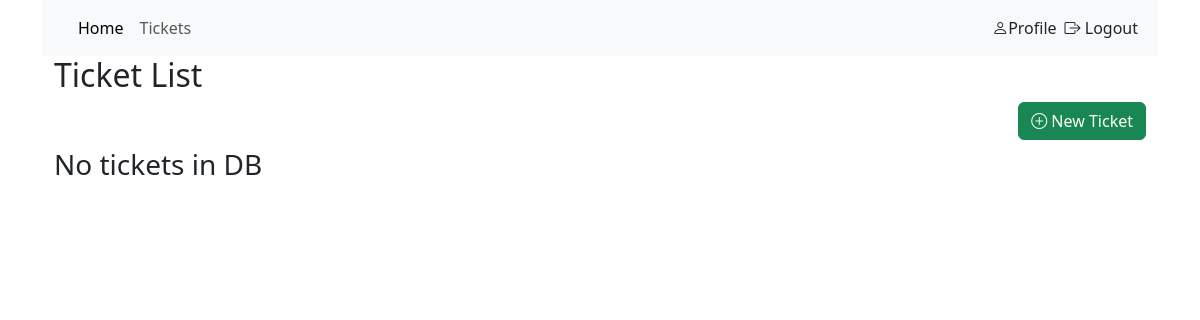
The page /tickets/list/ (signed in) on the database as committed earlier.
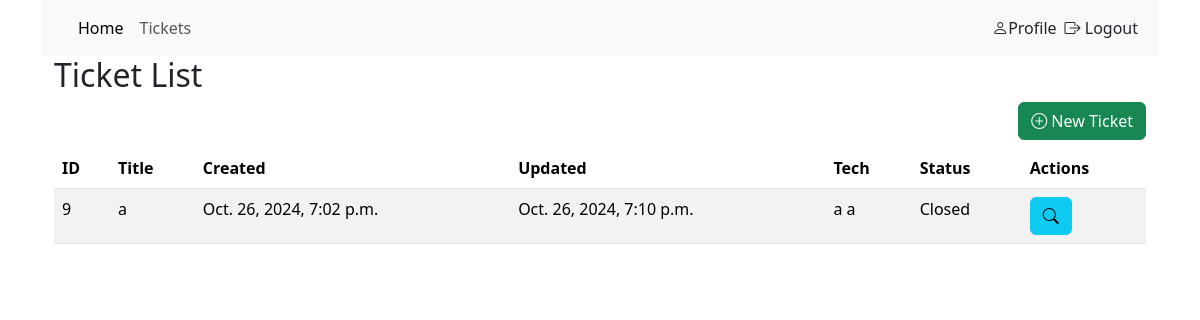
The same page on the database as committed later.
### tickets/models.py (models this page shows, shortened)
class Ticket(models.Model):
    title = models.CharField(max_length=200,verbose_name='Titulo')
    description = models.TextField(verbose_name='Description')
    created_at = models.DateTimeField(auto_now_add=True,verbose_name='Fecha creacion')
    updated_at = models.DateTimeField(auto_now=True,verbose_name='Fecha modificacion')
    tech = models.ForeignKey(Tech,null=True,blank=True,on_delete=models.RESTRICT)
    history = models.ManyToManyField(History)
    status = models.ForeignKey(Status,null=True,blank=True,on_delete=models.RESTRICT,default=get_default_status_id)

class Tech(models.Model):
    name= models.CharField(max_length=200)
    last_name= models.CharField(max_length=200)
    user = models.OneToOneField(User,on_delete=models.CASCADE,default=1)
    avatar = models.ImageField(null=True, blank=True,upload_to="techs")
    def __str__(self) -> str:
        return f'{self.name} {self.last_name}'

class Status(models.Model):
    name= models.CharField(max_length=200,verbose_name="Status")
    def __str__(self) -> str:
        return self.name

### tickets/views.py (the view)
# urls.py: path('list/',TicketListView.as_view(),name='ticket_list'),
@method_decorator(login_required,name="dispatch")
class TicketListView(ListView):
    model = Ticket
    template_name = 'tickets/ticket_list.html'
    context_object_name = 'tickets'
    def get_queryset(self):
        return Ticket.objects.filter(tech=Tech.objects.get(user=self.request.user))

### tickets/templates/tickets/ticket_list.html (shortened to what this page needs)
{% extends 'tickets/base.html' %}
{% block content %}
<link rel="stylesheet" href="https://cdn.datatables.net/1.13.6/css/jquery.dataTables.min.css">
<h2>Ticket List</h2>
<div class="d-flex flex-row-reverse my-2">
    <a class="btn btn-success" href="{% url 'ticket_create' %}">
        <i class="bi bi-plus-circle"></i>&nbsp;New Ticket
    </a>
</div>
<table id="ticket-table" class="table table-striped">
    {% if tickets %}
    <thead>
        <tr>
            <th>ID</th>
            <th>Title</th>
            <th>Created</th>
            <th>Updated</th>
            <th>Tech</th>
            <th>Status</th>
            <th>Actions</th>
        </tr>
    </thead>
    <tbody>
        {% for t in tickets %}
        <tr>
            <td>{{ t.id }}</td>
            <td>{{ t.title }}</td>
            <td>{{ t.created_at }}</td>
            <td>{{ t.updated_at }}</td>
            {% if t.tech %}
            <td>{{ t.tech }}</td>
            {% else %}
            <td>No techs asociated</td>
            {% endif %}
            <td>{{ t.status }}</td>
            <td>
                <a class="btn btn-info me-2" href="{% url 'ticket_detail' t.id %}">
                    <i class="bi bi-search"></i>
                </a>
            </td>
        </tr>
        {% endfor %}
    </tbody>
    {% else %}
    <h3>No tickets in DB</h3>
    {% endif %}
</table>
{% endblock %}

### tickets/templates/tickets/base.html (shortened to what this page needs)
<!DOCTYPE html>
<html lang="en">
<head>
    <link href="https://cdn.jsdelivr.net/npm/bootstrap@5.3.3/dist/css/bootstrap.min.css" rel="stylesheet">
    <link rel="stylesheet" href="https://cdn.jsdelivr.net/npm/bootstrap-icons@1.11.3/font/bootstrap-icons.min.css">
    <!-- {%load static%}
    {%load static%}
    <link rel="stylesheet" href="{% static 'css/styles.css' %}">
</head>
<body>
<main class="container">
<nav class="navbar navbar-expand-lg bg-body-tertiary">
  <div class="container-fluid">
    <div class="collapse navbar-collapse" id="navbarSupportedContent">
      <ul class="navbar-nav me-auto mb-2 mb-lg-0">
        <li class="nav-item">
          <a class="nav-link active" aria-current="page" href="{% url 'home' %}">Home</a>
        </li>
        {% if request.user.is_authenticated %}
        <li class="nav-item">
          <a class="nav-link" href="{% url 'ticket_list' %}">Tickets</a>
        </li>
        {% endif %}
      </ul>
      <div class="d-flex" role="search">
        {% if request.user.is_authenticated %}
        <a class="nav-link me-2" href="{% url 'profile' %}"><i class="bi bi-person"></i>Profile</a>
        <form id="logout-form" method="post" action="{%url 'logout'%}">
          <button type="submit" class="nav-link me-2" style="text-decoration:none;">
              <i class="bi bi-box-arrow-right"></i> Logout
          </button>
        </form>
        {% else %}
        <a class="nav-link me-2" href="{% url 'login' %}"><i class="bi bi-box-arrow-in-right"></i>Login</a>
        {% endif %}
      </div>
    </div>
  </div>
</nav>
    <div class="container">
        {% block content %}
        {% endblock %}
    </div>
   </main>
</body>
</html>

Rows that differ between the two databases and show on the page:
added Ticket: id "9", title "a", created_at "Oct. 26, 2024, 7:02 p.m.", updated_at "Oct. 26, 2024, 7:10 p.m.", tech "a a", status "Closed"
Other text that changed with them:
text no longer shown: "No tickets in DB"
text now shown: "ID Title Created Updated Tech Status Actions"
